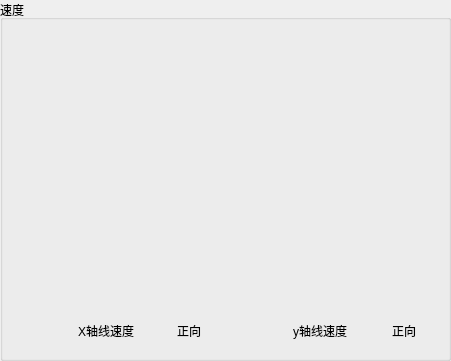
           <widget class="QGroupBox" name="groupBox_2">
            <property name="geometry">
             <rect>
              <x>1000</x>
              <y>30</y>
              <width>451</width>
              <height>361</height>
             </rect>
            </property>
            <property name="minimumSize">
             <size>
              <width>200</width>
              <height>200</height>
             </size>
            </property>
            <property name="title">
             <string>速度</string>
            </property>
            <layout class="QVBoxLayout" name="verticalLayout_12">
             <item>
              <layout class="QVBoxLayout" name="verticalLayout_4">
               <item>
                <layout class="QGridLayout" name="gridLayout_2">
                 <item row="0" column="0">
                  <layout class="QVBoxLayout" name="verticalLayout">
                   <item>
                    <widget class="QWidget" name="widget_speed_x" native="true">
                     <property name="minimumSize">
                      <size>
                       <width>300</width>
                       <height>300</height>
                      </size>
                     </property>
                     <property name="maximumSize">
                      <size>
                       <width>300</width>
                       <height>300</height>
                      </size>
                     </property>
                    </widget>
                   </item>
                   <item>
                    <layout class="QHBoxLayout" name="horizontalLayout_2">
                     <item>
                      <widget class="QLabel" name="label_8">
                       <property name="minimumSize">
                        <size>
                         <width>32</width>
                         <height>32</height>
                        </size>
                       </property>
                       <property name="maximumSize">
                        <size>
                         <width>32</width>
                         <height>32</height>
                        </size>
                       </property>
                       <property name="text">
                        <string/>
                       </property>
                       <property name="pixmap">
                        <pixmap resource="../resources/images.qrc">:/images/speed.png</pixmap>
                       </property>
                      </widget>
                     </item>
                     <item>
                      <widget class="QLabel" name="label_5">
                       <property name="maximumSize">
                        <size>
                         <width>80</width>
                         <height>30</height>
                        </size>
                       </property>
                       <property name="text">
                        <string>X轴线速度</string>
                       </property>
                      </widget>
                     </item>
                     <item>
                      <widget class="QLabel" name="label_dir_x_2">
                       <property name="maximumSize">
                        <size>
                         <width>30</width>
                         <height>30</height>
                        </size>
                       </property>
                       <property name="text">
                        <string>正向</string>
                       </property>
                      </widget>
                     </item>
                    </layout>
                   </item>
                  </layout>
                 </item>
                 <item row="0" column="1">
                  <layout class="QVBoxLayout" name="verticalLayout_3">
                   <item>
                    <widget class="QWidget" name="widget_speed_y" native="true">
                     <property name="minimumSize">
                      <size>
                       <width>300</width>
                       <height>300</height>
                      </size>
                     </property>
                     <property name="maximumSize">
                      <size>
                       <width>16777215</width>
                       <height>16777215</height>
                      </size>
                     </property>
                    </widget>
                   </item>
                   <item>
                    <layout class="QHBoxLayout" name="horizontalLayout_14">
                     <item>
                      <widget class="QLabel" name="label_33">
                       <property name="minimumSize">
                        <size>
                         <width>32</width>
                         <height>32</height>
                        </size>
                       </property>
                       <property name="maximumSize">
                        <size>
                         <width>32</width>
                         <height>32</height>
                        </size>
                       </property>
                       <property name="text">
                        <string/>
                       </property>
                       <property name="pixmap">
                        <pixmap resource="../resources/images.qrc">:/images/speed.png</pixmap>
                       </property>
                      </widget>
                     </item>
                     <item>
                      <widget class="QLabel" name="label_35">
                       <property name="maximumSize">
                        <size>
                         <width>80</width>
                         <height>30</height>
                        </size>
                       </property>
                       <property name="text">
                        <string>y轴线速度</string>
                       </property>
                      </widget>
                     </item>
                     <item>
                      <widget class="QLabel" name="label_dir_y">
                       <property name="maximumSize">
                        <size>
                         <width>30</width>
                         <height>30</height>
                        </size>
                       </property>
                       <property name="text">
                        <string>正向</string>
                       </property>
                      </widget>
                     </item>
                    </layout>
                   </item>
                  </layout>
                 </item>
                </layout>
               </item>
              </layout>
             </item>
            </layout>
           </widget>
